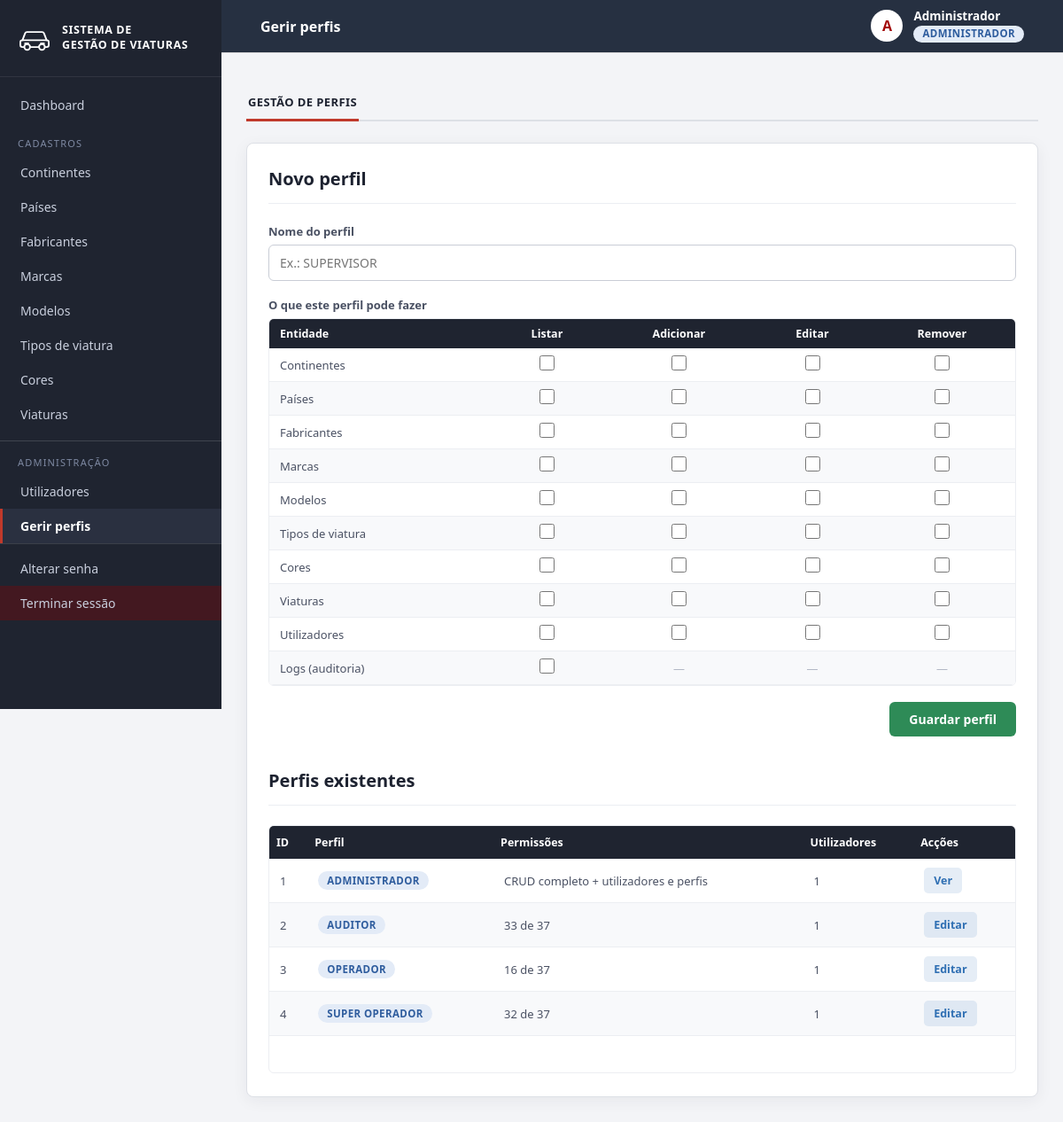
The app's page /view/Perfil.php (signed in) with its own data.
### tables this page shows
CREATE TABLE perfil (
    idPerfil   INT AUTO_INCREMENT PRIMARY KEY,
    nomePerfil VARCHAR(40) NOT NULL UNIQUE
);

### controller/helpers.php (called while the page is built, shortened)
<?php
function e($texto)
{
    return htmlspecialchars((string) $texto, ENT_QUOTES, 'UTF-8');
}
function valorPost($nome)
{
    return e($_POST[$nome] ?? '');
}

### controller/controllerPerfil.php (called while the page is built, shortened)
<?php
include_once(__DIR__ . "/../model/modelPerfil.php");
include_once(__DIR__ . "/helpers.php");
include_once(__DIR__ . "/controllerLog.php");
function listarPerfil()
{
    global $conexao;
    $perfis = array();
    $result = mysqli_query($conexao, "select * from perfil order by idPerfil");
    if ($result) {
        while ($rs = mysqli_fetch_assoc($result)) {
            array_push($perfis, new Perfil($rs['idPerfil'], $rs['nomePerfil']));
        }
    }
    return $perfis;
}
function permissoesDoPerfil($idPerfil)
{
    global $conexao;
    $codigos = array();
    $result = mysqli_query($conexao, "select codigoPermissao from perfil_permissao where idPerfil=" . (int) $idPerfil);
    if ($result) {
        while ($rs = mysqli_fetch_assoc($result)) {
            array_push($codigos, (int) $rs['codigoPermissao']);
        }
    }
    return $codigos;
}
function contarUtilizadoresDoPerfil($idPerfil)
{
    global $conexao;
    $result = mysqli_query($conexao, "select count(*) as total from utilizadores where activo=1 and idPerfil=" . (int) $idPerfil);
    $rs = $result ? mysqli_fetch_assoc($result) : null;
    return $rs ? (int) $rs['total'] : 0;
}

### model/modelPerfil.php (called while the page is built, shortened)
<?php
class Perfil
{
    private $idPerfil;
    private $nomePerfil;
    public function __construct($idPerfil, $nomePerfil)
    {
        $this->idPerfil = $idPerfil;
        $this->nomePerfil = $nomePerfil;
    }
    public function getIdPerfil()
    {
        return $this->idPerfil;
    }
    public function getNomePerfil()
    {
        return $this->nomePerfil;
    }
}

### view/Perfil.php (the view, shortened to what this page needs)
<?php
include_once __DIR__ . '/../controller/controllerLogin.php';
include_once __DIR__ . '/../controller/controllerPerfil.php';
$perfis = listarPerfil();
$permissoes = listarPermissoesPorEntidade();
$todosCodigos = array();
foreach ($permissoes as $acoes) {
    foreach ($acoes as $codigo) {
        array_push($todosCodigos, (int) $codigo);
    }
}
$totalPermissoes = count($todosCodigos);
?>
<!DOCTYPE html>
<html lang="pt">
<head>
    <link rel="stylesheet" href="css/estilo.css">
</head>
<body>
    <?php include __DIR__ . '/partials/menu.php'; ?>
    <div class="mae">
        <div class="cabecalho">
            <div class="abas">
                <div class="aba abaAtiva">GESTÃO DE PERFIS</div>
            </div>
        </div>
        <div class="dalheee">
            <div class="card">
                <div class="topo">
                    <h1 class="titulo"><strong>Novo perfil</strong></h1>
                </div>
                <form method="post">
                    <div class="campo">
                        <div class="campoTipo">
                            <label class="label"><strong>Nome do perfil</strong></label>
                        </div>
                        <input type="text" name="nomePerfil" class="input" maxlength="40" placeholder="Ex.: SUPERVISOR" value="<?= valorPost('nomePerfil') ?>" required>
                    </div>
                    <div class="campo">
                        <div class="campoTipo">
                            <label class="label"><strong>O que este perfil pode fazer</strong></label>
                        </div>
                        <?php
                        include __DIR__ . '/partials/matrizPermissoes.php';
                        ?>
                    </div>
                    <div class="acao">
                        <button type="submit" name="guardar" class="botao">Guardar perfil</button>
                    </div>
                </form>
                <div class="topo topoSeparado">
                    <h1 class="titulo"><strong>Perfis existentes</strong></h1>
                </div>
                <div class="tabela">
                    <table>
                        <thead>
                            <tr>
                                <th>ID</th>
                                <th>Perfil</th>
                                <th>Permissões</th>
                                <th>Utilizadores</th>
                                <th>Acções</th>
                            </tr>
                        </thead>
                        <tbody>
                            <?php foreach ($perfis as $p) {
                                $marcadas = permissoesDoPerfil($p->getIdPerfil());
                                $eAdmin = ((int) $p->getIdPerfil() === ID_PERFIL_ADMIN);
                            ?>
                                <tr>
                                    <td><?= $p->getIdPerfil() ?></td>
                                    <td><span class="perfilTag perfil-<?= $p->getIdPerfil() % 6 ?>"><?= e($p->getNomePerfil()) ?></span></td>
                                    <td><?= $eAdmin ? 'CRUD completo + utilizadores e perfis' : count($marcadas) . ' de ' . $totalPermissoes ?></td>
                                    <td><?= contarUtilizadoresDoPerfil($p->getIdPerfil()) ?></td>
                                    <td>
                                        <div class="acoes">
                                            <?php if ($eAdmin) { ?>
                                                <a href="#ver-<?= $p->getIdPerfil() ?>" class="botaoAtualizar">Ver</a>
                                            <?php } else { ?>
                                                <a href="#editar-<?= $p->getIdPerfil() ?>" class="botaoAtualizar">Editar</a>
                                            <?php } ?>
                                        </div>
                                    </td>
                                </tr>
                            <?php } ?>
                        </tbody>
                    </table>
                </div>
            </div>
        </div>
        <?php foreach ($perfis as $p) {
        ?>
                            <?php
                            include __DIR__ . '/partials/matrizPermissoes.php';
                            ?>
        <?php } ?>
    </div>
</body>
</html>

### view/css/estilo.css (style rules this page uses)
:root { --escuro: #1f2430; --escuro-2: #2a3040; --acento: #c0392b; --acento-hover: #a93226; --verde: #2e8b57; --verde-hover: #25744a; --azul: #2f6fb3; --azul-hover: #265a93; --fundo: #f3f4f7; --branco: #ffffff; --borda: #dde0e6; --texto: #1d2230; --texto-medio: #4a5163; --texto-claro: #7a8194; }
* { margin: 0; padding: 0; box-sizing: border-box; font-family: 'Segoe UI', 'Trebuchet MS', Arial, sans-serif; }
body { background-color: var(--fundo); color: var(--texto); min-height: 100vh; }
.mae { margin-left: 250px; min-height: 100vh; display: flex; flex-direction: column; padding: 92px 28px 40px; }
.cabecalho { position: sticky; top: 60px; z-index: 10; background-color: var(--fundo); padding-top: 4px; margin-bottom: 24px; }
.abas { display: flex; gap: 28px; max-width: 1400px; margin: 0 auto; border-bottom: 2px solid var(--borda); }
.aba { padding: 10px 2px; font-size: 13px; letter-spacing: 0.4px; color: var(--texto-claro); text-decoration: none; }
.abaAtiva { color: var(--texto); font-weight: bold; border-bottom: 3px solid var(--acento); margin-bottom: -2px; }
.dalheee { width: 100%; display: flex; justify-content: center; }
.card { width: 100%; max-width: 1400px; margin: 0 auto; background-color: var(--branco); border: 1px solid var(--borda); border-radius: 8px; padding: 26px 24px; box-shadow: 0 4px 18px rgba(31, 36, 48, 0.06); }
.topo { margin-bottom: 22px; padding-bottom: 14px; border-bottom: 1px solid #eceef2; }
.topoSeparado { margin-top: 36px; }
.titulo { font-size: 20px; color: var(--texto); }
.campo { margin-bottom: 18px; }
.campoTipo { margin-bottom: 6px; }
.label { display: block; font-size: 13px; color: var(--texto-medio); }
.input { width: 100%; padding: 10px 12px; border: 1px solid #c9cdd6; border-radius: 6px; font-size: 14px; color: var(--texto); background-color: #ffffff; transition: border-color 0.15s ease, box-shadow 0.15s ease; }
.acao { display: flex; justify-content: flex-end; gap: 10px; }
.botao { display: inline-block; padding: 10px 22px; border: none; border-radius: 6px; background-color: var(--verde); color: #ffffff; font-size: 14px; font-weight: 600; text-decoration: none; cursor: pointer; white-space: nowrap; }
.tabela { width: 100%; max-height: calc(100vh - 360px); min-height: 280px; overflow: auto; border: 1px solid #eceef2; border-radius: 6px; }
table { width: 100%; border-collapse: collapse; background-color: #ffffff; }
thead th { position: sticky; top: 0; z-index: 2; background-color: var(--escuro); color: #ffffff; text-align: left; padding: 10px 8px; font-size: 12.5px; font-weight: 600; white-space: nowrap; }
tbody tr:nth-child(even) { background-color: #f8f9fb; }
.acoes { display: flex; gap: 8px; }
.acoes a, .acoes button { border: none; border-radius: 5px; padding: 6px 11px; font-size: 12.5px; font-weight: 600; text-decoration: none; white-space: nowrap; cursor: pointer; transition: background-color 0.15s ease, color 0.15s ease; }
.botaoAtualizar { color: #2f6fb3; background-color: rgba(47, 111, 179, 0.12); }
.perfilTag { display: inline-block; padding: 3px 10px; border-radius: 12px; font-size: 11.5px; font-weight: 700; letter-spacing: 0.4px; background-color: #e3ebf7; color: #2f5d9e; }

### records on screen
perfil: idPerfil "1", nomePerfil "ADMINISTRADOR", shows "CRUD completo + utilizadores e perfis"
perfil: idPerfil "2", nomePerfil "AUDITOR", count($marcadas) "33", IdPerfil "1"
perfil: idPerfil "3", nomePerfil "OPERADOR", count($marcadas) "16", IdPerfil "1"
perfil: idPerfil "4", nomePerfil "SUPER OPERADOR", count($marcadas) "32", IdPerfil "1"

### other values on screen
$entidade['menu'] "Continentes"
$entidade['menu'] "Países"
$entidade['menu'] "Fabricantes"
$entidade['menu'] "Marcas"
$entidade['menu'] "Modelos"
$entidade['menu'] "Tipos de viatura"
$entidade['menu'] "Cores"
$entidade['menu'] "Viaturas"
$tituloTopo "Gerir perfis"
substr($nomeTopo, 0, 1) "A"
$nomeTopo "Administrador"
$_SESSION['perfil'] "ADMINISTRADOR"
$titulo "Listar"
$titulo "Adicionar"
$titulo "Editar"
